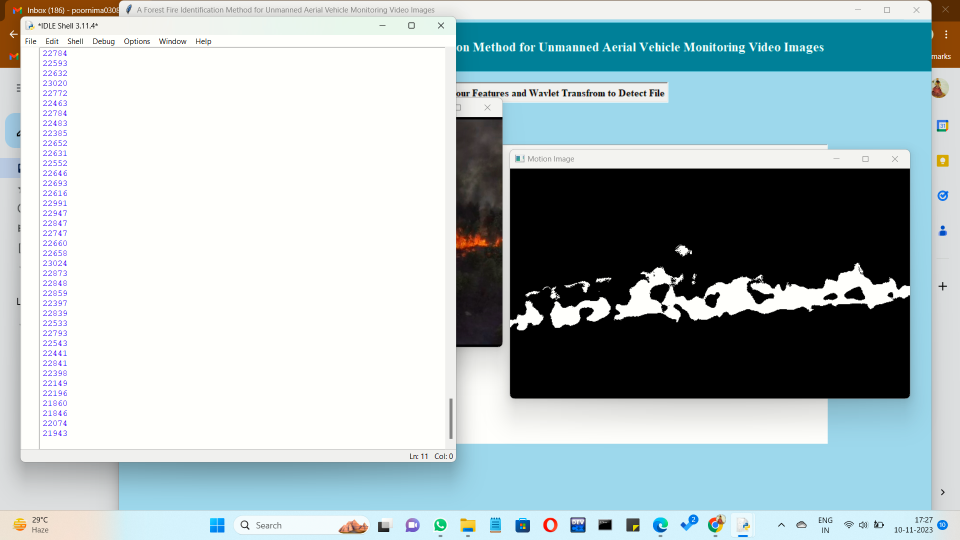
#> input picture ouput-2.png, 1920 x 1080 px (shown at 1/2 size); its folder holds only this picture in this run
$ python -i Main.py   (imports and definitions only)
#> lines starting #> are read from the running program, lines starting #| are printed output that depends on the picture; after the words box and inside, x2 and y2 are one past the last pixel; in counts of white or black regions, pixels touching at a corner belong together
#> further down, picture is the input picture: shape (1080, 1920, 3); mean B, G, R 190.2, 187.1, 171.3
from tkinter import messagebox
from tkinter import *
from tkinter import simpledialog
import tkinter
import numpy as np
from tkinter import simpledialog
from tkinter import*
from tkinter import filedialog

import os
import cv2


# [5 lines not run here, left out]

def ColorFeaturesDetectFire(frame):
    msg = "No Fire Detected"
    blur = cv2.GaussianBlur(frame, (21, 21), 0)
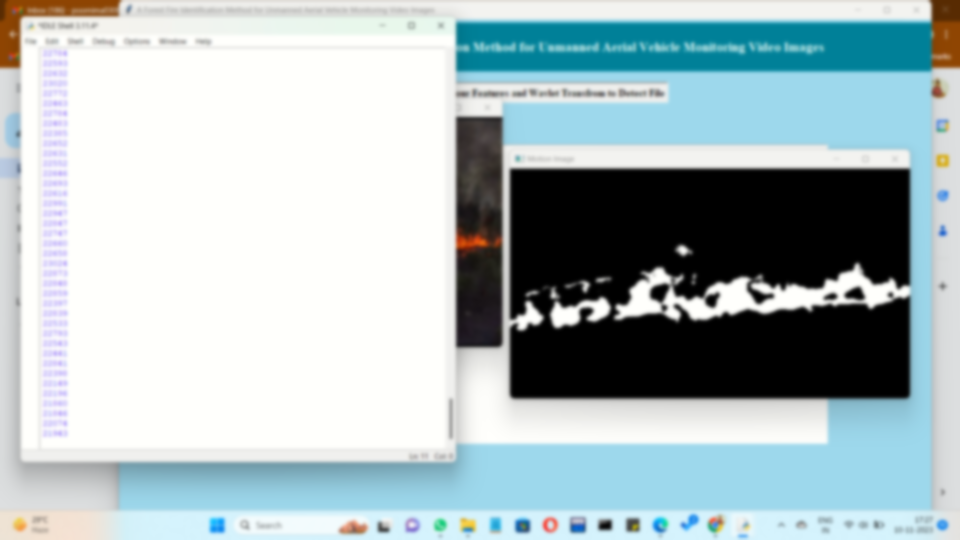
#> blur: shape (1080, 1920, 3) (shown at 1/2 size); mean B, G, R 190.2, 187.1, 171.3
    hsv = cv2.cvtColor(blur, cv2.COLOR_BGR2HSV)
#> hsv: shape (1080, 1920, 3); mean H, S, V 50, 33.4, 193.5
    #lower = [0, 0, 50]
    #upper = [30, 255, 255]
    lower = [0, 50, 50]
    upper = [10, 255, 255]
    lower = np.array(lower, dtype="uint8")
    upper = np.array(upper, dtype="uint8")
    mask = cv2.inRange(hsv, lower, upper)
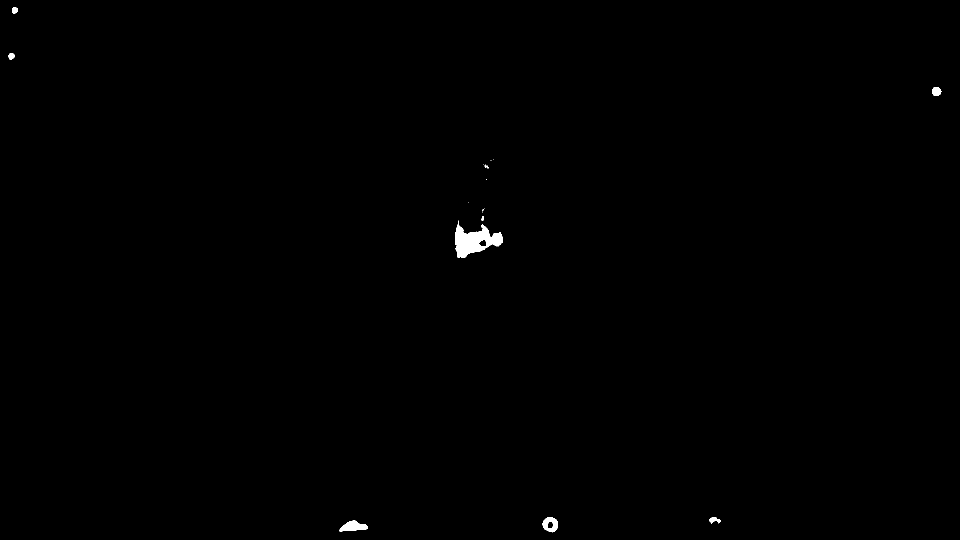
#> mask: shape (1080, 1920) (shown at 1/2 size); 0.27% white; 21 white regions (12 under 20 px), largest, box (x1, y1, x2, y2) and area: (910, 441, 1006, 516) 3527, (679, 1041, 735, 1063) 770, (1085, 1034, 1116, 1065) 614
    #output = cv2.bitwise_and(frame, hsv, mask=mask)
    no_red = cv2.countNonZero(mask)
#> no_red = 5672
    print(no_red)
#| 5672
    if int(no_red) > 2000:
        msg = "Fire detected"
    return msg, mask

# [44 lines left out: functions upload, detectFire, not called in this run]


font = ('times', 16, 'bold')
# [1 line that did not run here, left out]
# [4 lines not run here, left out]

font1 = ('times', 12, 'bold')
# [1 line that did not run here, left out]
# [1 line that did not run here, left out]
# [3 lines not run here, left out]


font1 = ('times', 12, 'bold')
# [1 line that did not run here, left out]
# [2 lines not run here, left out]

# [1 line that did not run here, left out]
# [6 lines not run here, left out]

>>> import cv2
>>> picture = cv2.imread('ouput-2.png')
>>> result = ColorFeaturesDetectFire(picture)

$ run again, on ouput-3.png
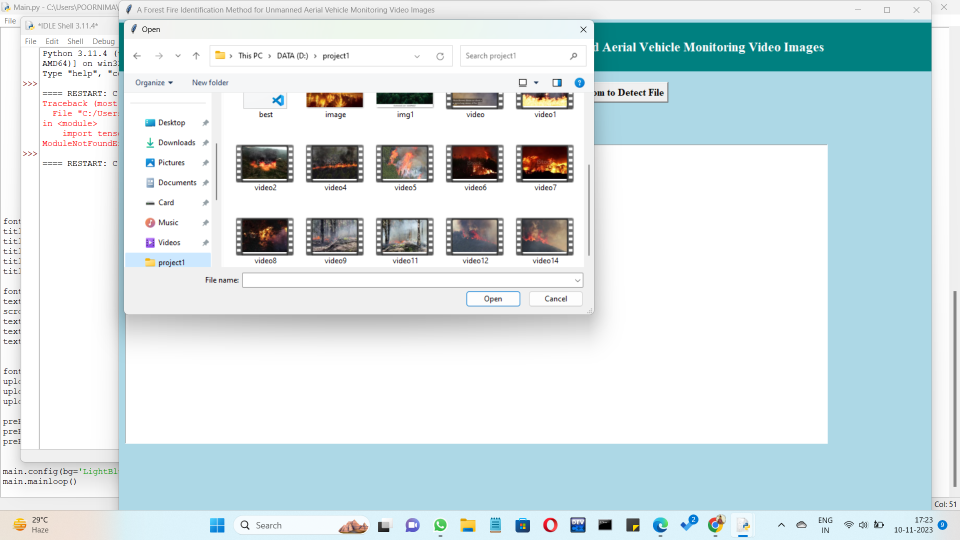
#> input picture ouput-3.png, 1920 x 1080 px (shown at 1/2 size)
#> picture is the input picture: shape (1080, 1920, 3); mean B, G, R 229.8, 226.9, 213.5
#> in ColorFeaturesDetectFire, `blur = cv2.GaussianBlur(frame, (21, 21), 0)`:
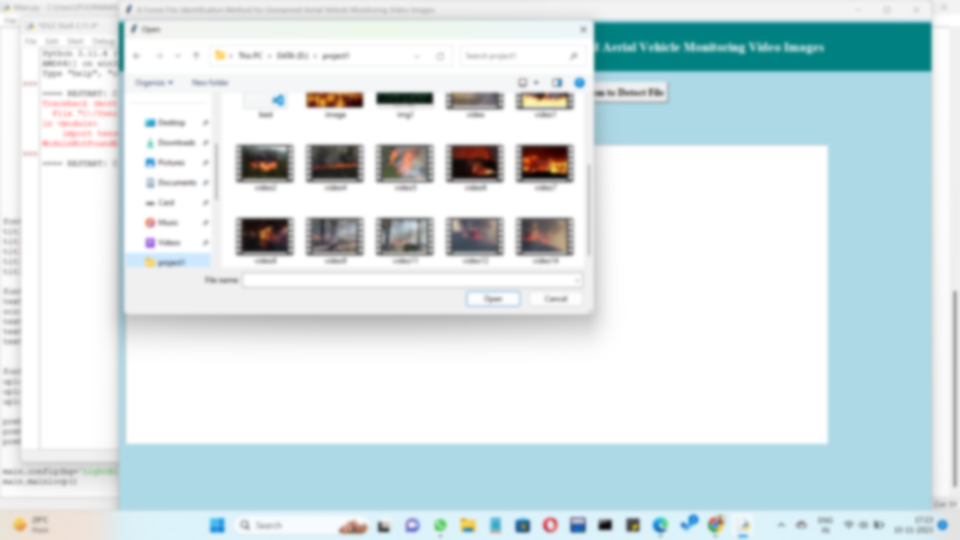
#> blur: shape (1080, 1920, 3) (shown at 1/2 size); mean B, G, R 229.9, 226.9, 213.5
#> hsv: shape (1080, 1920, 3); mean H, S, V 40.8, 26.5, 231.7
#> in ColorFeaturesDetectFire, `mask = cv2.inRange(hsv, lower, upper)`:
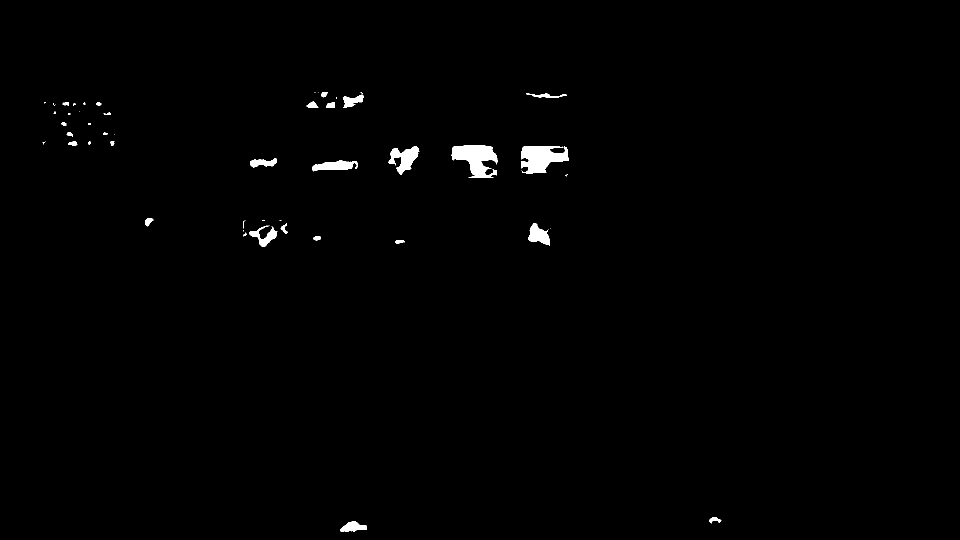
#> mask: shape (1080, 1920) (shown at 1/2 size); 0.77% white; 60 white regions (31 under 20 px), largest, box (x1, y1, x2, y2) and area: (903, 291, 995, 355) 3573, (1042, 292, 1137, 347) 3476, (777, 293, 839, 350) 1735
#> no_red = 16015
#| 16015
